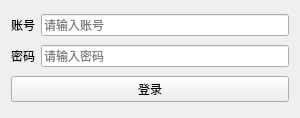
<?xml version="1.0" encoding="UTF-8"?>
<ui version="4.0">
 <class>Form</class>
 <widget class="QWidget" name="Form">
  <property name="geometry">
   <rect>
    <x>0</x>
    <y>0</y>
    <width>300</width>
    <height>118</height>
   </rect>
  </property>
  <property name="windowTitle">
   <string>登录框</string>
  </property>
  <property name="windowIcon">
   <iconset>
    <normaloff>login.png</normaloff>login.png</iconset>
  </property>
  <layout class="QHBoxLayout" name="horizontalLayout_3">
   <item>
    <layout class="QVBoxLayout" name="verticalLayout">
     <item>
      <layout class="QHBoxLayout" name="horizontalLayout">
       <item>
        <widget class="QLabel" name="username_label">
         <property name="text">
          <string>账号</string>
         </property>
        </widget>
       </item>
       <item>
        <widget class="QLineEdit" name="username_line">
         <property name="placeholderText">
          <string>请输入账号</string>
         </property>
        </widget>
       </item>
      </layout>
     </item>
     <item>
      <layout class="QHBoxLayout" name="horizontalLayout_2">
       <item>
        <widget class="QLabel" name="password_label">
         <property name="text">
          <string>密码</string>
         </property>
        </widget>
       </item>
       <item>
        <widget class="QLineEdit" name="password_line">
         <property name="echoMode">
          <enum>QLineEdit::Password</enum>
         </property>
         <property name="placeholderText">
          <string>请输入密码</string>
         </property>
        </widget>
       </item>
      </layout>
     </item>
     <item>
      <widget class="QPushButton" name="login_btn">
       <property name="text">
        <string>登录</string>
       </property>
      </widget>
     </item>
    </layout>
   </item>
  </layout>
 </widget>
 <resources/>
 <connections/>
</ui>
